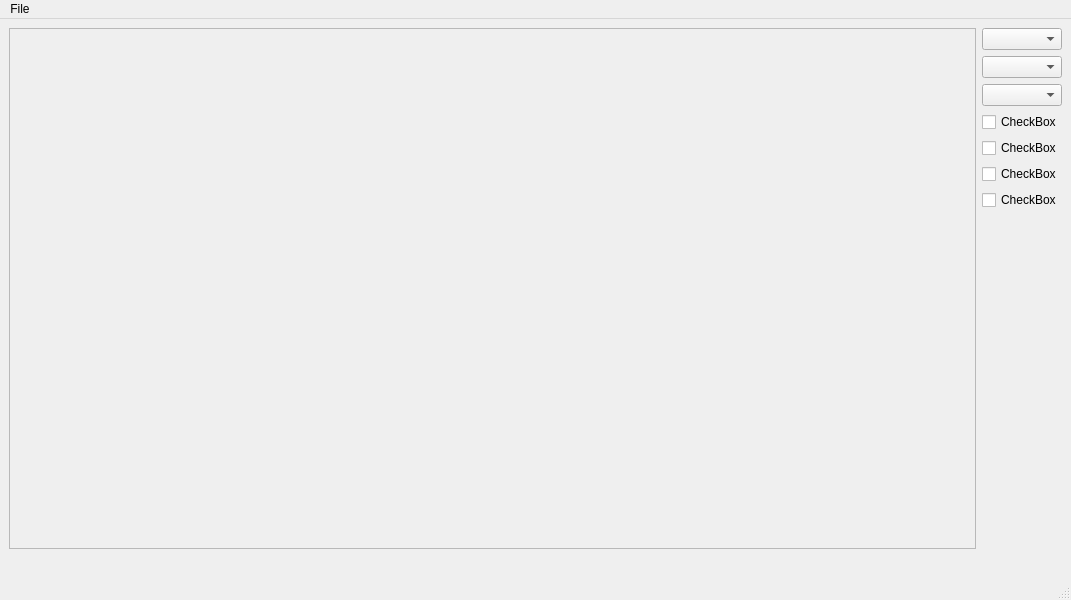
<?xml version="1.0" encoding="UTF-8"?>
<ui version="4.0">
 <class>MainWindow</class>
 <widget class="QMainWindow" name="MainWindow">
  <property name="geometry">
   <rect>
    <x>0</x>
    <y>0</y>
    <width>1071</width>
    <height>600</height>
   </rect>
  </property>
  <property name="windowTitle">
   <string>EepromMega</string>
  </property>
  <widget class="QWidget" name="centralwidget">
   <layout class="QHBoxLayout" name="horizontalLayout">
    <item>
     <layout class="QVBoxLayout" name="verticalLayout_2">
      <item>
       <widget class="QScrollArea" name="scrollArea">
        <property name="widgetResizable">
         <bool>true</bool>
        </property>
        <widget class="QWidget" name="extWid">
         <property name="geometry">
          <rect>
           <x>0</x>
           <y>0</y>
           <width>954</width>
           <height>510</height>
          </rect>
         </property>
        </widget>
       </widget>
      </item>
      <item>
       <spacer name="horizontalSpacer">
        <property name="orientation">
         <enum>Qt::Horizontal</enum>
        </property>
        <property name="sizeHint" stdset="0">
         <size>
          <width>40</width>
          <height>20</height>
         </size>
        </property>
       </spacer>
      </item>
     </layout>
    </item>
    <item>
     <layout class="QVBoxLayout" name="verticalLayout">
      <item>
       <widget class="QComboBox" name="aPorts"/>
      </item>
      <item>
       <widget class="QComboBox" name="cBConsole"/>
      </item>
      <item>
       <widget class="QComboBox" name="cBMemory"/>
      </item>
      <item>
       <widget class="QCheckBox" name="checkBox">
        <property name="text">
         <string>CheckBox</string>
        </property>
       </widget>
      </item>
      <item>
       <widget class="QCheckBox" name="checkBox_2">
        <property name="text">
         <string>CheckBox</string>
        </property>
       </widget>
      </item>
      <item>
       <widget class="QCheckBox" name="checkBox_3">
        <property name="text">
         <string>CheckBox</string>
        </property>
       </widget>
      </item>
      <item>
       <widget class="QCheckBox" name="checkBox_4">
        <property name="text">
         <string>CheckBox</string>
        </property>
       </widget>
      </item>
      <item>
       <spacer name="verticalSpacer">
        <property name="orientation">
         <enum>Qt::Vertical</enum>
        </property>
        <property name="sizeHint" stdset="0">
         <size>
          <width>20</width>
          <height>40</height>
         </size>
        </property>
       </spacer>
      </item>
     </layout>
    </item>
   </layout>
  </widget>
  <widget class="QMenuBar" name="menubar">
   <property name="geometry">
    <rect>
     <x>0</x>
     <y>0</y>
     <width>1071</width>
     <height>20</height>
    </rect>
   </property>
   <widget class="QMenu" name="menuFile">
    <property name="title">
     <string>File</string>
    </property>
    <addaction name="actionOpen"/>
    <addaction name="separator"/>
    <addaction name="actionExit"/>
   </widget>
   <addaction name="menuFile"/>
  </widget>
  <widget class="QStatusBar" name="statusbar"/>
  <action name="actionOpen">
   <property name="text">
    <string>Open</string>
   </property>
  </action>
  <action name="actionExit">
   <property name="text">
    <string>Exit</string>
   </property>
  </action>
 </widget>
 <resources/>
 <connections/>
</ui>
